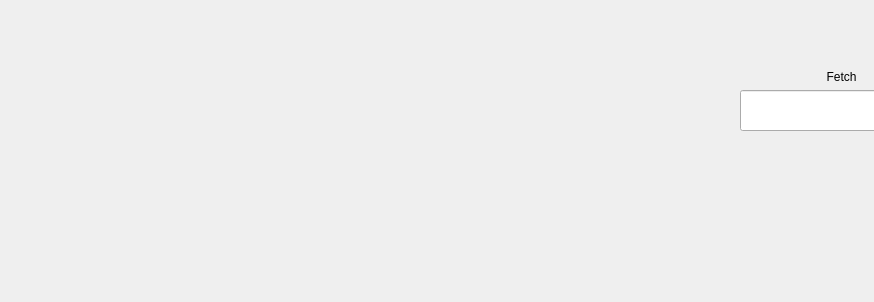
<?xml version="1.0" encoding="UTF-8"?>
<ui version="4.0">
 <class>Dialog</class>
 <widget class="QDialog" name="Dialog">
  <property name="geometry">
   <rect>
    <x>0</x>
    <y>0</y>
    <width>874</width>
    <height>302</height>
   </rect>
  </property>
  <property name="windowTitle">
   <string>Dialog</string>
  </property>
  <widget class="QPushButton" name="pushButton">
   <property name="geometry">
    <rect>
     <x>930</x>
     <y>140</y>
     <width>80</width>
     <height>22</height>
    </rect>
   </property>
   <property name="text">
    <string>Run</string>
   </property>
  </widget>
  <widget class="QWidget" name="layoutWidget">
   <property name="geometry">
    <rect>
     <x>740</x>
     <y>70</y>
     <width>1041</width>
     <height>61</height>
    </rect>
   </property>
   <layout class="QHBoxLayout" name="horizontalLayout">
    <item>
     <layout class="QVBoxLayout" name="verticalLayout">
      <item>
       <widget class="QLabel" name="label">
        <property name="text">
         <string>Fetch</string>
        </property>
        <property name="alignment">
         <set>Qt::AlignCenter</set>
        </property>
       </widget>
      </item>
      <item>
       <widget class="QLineEdit" name="lineEdit">
        <property name="sizePolicy">
         <sizepolicy hsizetype="Expanding" vsizetype="Expanding">
          <horstretch>0</horstretch>
          <verstretch>0</verstretch>
         </sizepolicy>
        </property>
       </widget>
      </item>
     </layout>
    </item>
    <item>
     <layout class="QVBoxLayout" name="verticalLayout_4">
      <item>
       <widget class="QLabel" name="label_4">
        <property name="text">
         <string>Decode</string>
        </property>
        <property name="alignment">
         <set>Qt::AlignCenter</set>
        </property>
       </widget>
      </item>
      <item>
       <widget class="QLineEdit" name="lineEdit_4">
        <property name="sizePolicy">
         <sizepolicy hsizetype="Expanding" vsizetype="Expanding">
          <horstretch>0</horstretch>
          <verstretch>0</verstretch>
         </sizepolicy>
        </property>
       </widget>
      </item>
     </layout>
    </item>
    <item>
     <layout class="QVBoxLayout" name="verticalLayout_2">
      <item>
       <widget class="QLabel" name="label_2">
        <property name="text">
         <string>Execute</string>
        </property>
        <property name="alignment">
         <set>Qt::AlignCenter</set>
        </property>
       </widget>
      </item>
      <item>
       <widget class="QLineEdit" name="lineEdit_2">
        <property name="sizePolicy">
         <sizepolicy hsizetype="Expanding" vsizetype="Expanding">
          <horstretch>0</horstretch>
          <verstretch>0</verstretch>
         </sizepolicy>
        </property>
       </widget>
      </item>
     </layout>
    </item>
    <item>
     <layout class="QVBoxLayout" name="verticalLayout_5">
      <item>
       <widget class="QLabel" name="label_5">
        <property name="text">
         <string>Memory</string>
        </property>
        <property name="alignment">
         <set>Qt::AlignCenter</set>
        </property>
       </widget>
      </item>
      <item>
       <widget class="QLineEdit" name="lineEdit_5">
        <property name="sizePolicy">
         <sizepolicy hsizetype="Expanding" vsizetype="Expanding">
          <horstretch>0</horstretch>
          <verstretch>0</verstretch>
         </sizepolicy>
        </property>
       </widget>
      </item>
     </layout>
    </item>
    <item>
     <layout class="QVBoxLayout" name="verticalLayout_3">
      <item>
       <widget class="QLabel" name="label_3">
        <property name="text">
         <string>Write Back</string>
        </property>
        <property name="alignment">
         <set>Qt::AlignCenter</set>
        </property>
       </widget>
      </item>
      <item>
       <widget class="QLineEdit" name="lineEdit_3">
        <property name="sizePolicy">
         <sizepolicy hsizetype="Expanding" vsizetype="Expanding">
          <horstretch>0</horstretch>
          <verstretch>0</verstretch>
         </sizepolicy>
        </property>
       </widget>
      </item>
     </layout>
    </item>
   </layout>
  </widget>
 </widget>
 <resources/>
 <connections/>
</ui>
